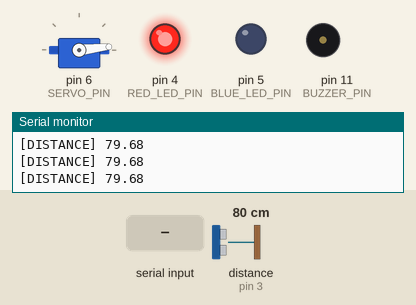
Recording of a sketch running on a simulated Arduino Uno, built with avr-gcc and run on an emulated ATmega328P. On the bench: servo, output pins drawn as LEDs (lit = HIGH), buzzer (waves = sounding, pin HIGH), the last lines printed to the serial monitor. Wiring (inferred from the names in the program): ultrasonic range finder: trigger pin 2; echo pin 3. Inputs (shaded band) come from the test bench; at power-on: distance to the obstacle (sensor on pin 3) 80 cm. The echo pulse lasts 58.3 µs per cm; pins used as bus, display or sensor lines are not drawn.

Above: at 1.2 s.
1.3 s: "1" received over Serial
At 1.5 s:
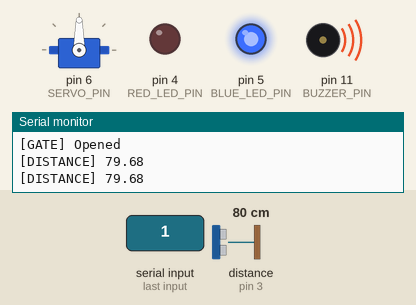
4.3 s: "0" received over Serial
At 4.7 s:
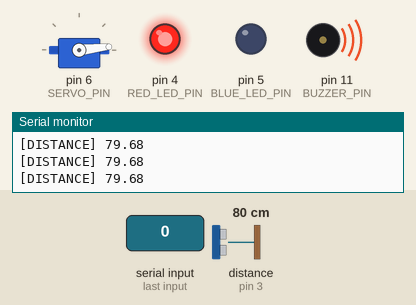
5.8 s: "3" received over Serial
At 7.2 s:
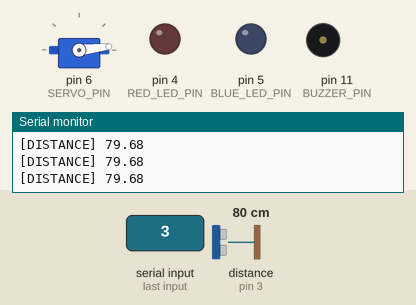
Timing chart, 0 to 8.8 s (numbered marks = the images above; inputs shaded):
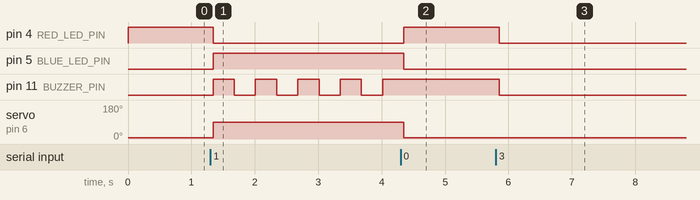

The sketch:

init.ino
```cpp
#include <Servo.h>
// Pin Definitions
#define TRIGGER_PIN 2
#define ECHO_PIN 3
#define RED_LED_PIN 4
#define BLUE_LED_PIN 5
#define SERVO_PIN 6
#define GND_PIN_1 7
#define GND_PIN_2 8
#define BUZZER_PIN 11
// System State
bool gateOpen = false;
unsigned long lastBuzzTime = 0;
const unsigned long buzzInterval = 300;
bool buzzerState = false;
bool alertActive = false; // New: Alert state flag
Servo barrierServo;
// ================== INITIALIZATION ==================
void initializeSerial() {
  Serial.begin(9600);
}
void initializeUltrasonic() {
  pinMode(TRIGGER_PIN, OUTPUT);
  pinMode(ECHO_PIN, INPUT);
}
void initializeLEDs() {
  pinMode(RED_LED_PIN, OUTPUT);
  pinMode(BLUE_LED_PIN, OUTPUT);
}
void initializeBuzzer() {
  pinMode(BUZZER_PIN, OUTPUT);
}
void initializeHardcodedGrounds() {
  pinMode(GND_PIN_1, OUTPUT);
  pinMode(GND_PIN_2, OUTPUT);
  digitalWrite(GND_PIN_1, LOW);
  digitalWrite(GND_PIN_2, LOW);
}
void initializeServo() {
  barrierServo.attach(SERVO_PIN);
  setGatePosition(6); // Start with closed gate
}
// ================== CORE FUNCTIONS ==================
float measureDistance() {
  digitalWrite(TRIGGER_PIN, LOW);
  delayMicroseconds(2);
  digitalWrite(TRIGGER_PIN, HIGH);
  delayMicroseconds(10);
  digitalWrite(TRIGGER_PIN, LOW);
  long duration = pulseIn(ECHO_PIN, HIGH);
  return (duration * 0.0343) / 2.0;
}
void setGatePosition(int angle) {
  barrierServo.write(angle);
}
// ================== GATE CONTROL ==================
void openGate() {
  if(alertActive) return; // Prevent opening during alerts
  setGatePosition(90);
  gateOpen = true;
  digitalWrite(BLUE_LED_PIN, HIGH);
  digitalWrite(RED_LED_PIN, LOW);
  Serial.println("[GATE] Opened");
}
void closeGate() {
  setGatePosition(6);
  gateOpen = false;
  digitalWrite(BLUE_LED_PIN, LOW);
  digitalWrite(RED_LED_PIN, HIGH);
  Serial.println("[GATE] Closed");
}
// ================== ALERT SYSTEM ==================
void triggerAlert() {
  alertActive = true;
  digitalWrite(RED_LED_PIN, HIGH);
  digitalWrite(BUZZER_PIN, HIGH);
  Serial.println("[ALERT] Unpaid vehicle detected!");
}
void stopAlert() {
  alertActive = false;
  digitalWrite(RED_LED_PIN, LOW);
  digitalWrite(BUZZER_PIN, LOW);
  Serial.println("[ALERT] Cleared");
}
// ================== COMMAND HANDLER ==================
void handleSerialCommands() {
  if (Serial.available()) {
    char cmd = Serial.read();
    switch(cmd) {
      case '1': // Open gate
        openGate();
        break;
      case '0': // Close gate
        closeGate();
        break;
      case '2': // Trigger alert
        triggerAlert();
        break;
      case '3': // Stop alert
        stopAlert();
        break;
      default:
        Serial.println("[ERROR] Unknown command");
    }
  }
}
// ================== BUZZER CONTROL ==================
void handleBuzzer() {
  if (gateOpen && !alertActive) {
    unsigned long currentMillis = millis();
    if (currentMillis - lastBuzzTime >= buzzInterval) {
      buzzerState = !buzzerState;
      digitalWrite(BUZZER_PIN, buzzerState);
      lastBuzzTime = currentMillis;
    }
  }
}
// ================== MAIN LOOP ==================
void setup() {
  initializeSerial();
  initializeUltrasonic();
  initializeLEDs();
  initializeBuzzer();
  initializeHardcodedGrounds();
  initializeServo();
  // Initial state
  digitalWrite(RED_LED_PIN, HIGH); // Closed gate indicator
  Serial.println("[SYSTEM] Ready");
}
void loop() {
  // 1. Sensor monitoring
  float distance = measureDistance();
  Serial.print("[DISTANCE] ");
  Serial.println(distance);
  // 2. Command handling
  handleSerialCommands();
  // 3. Buzzer management
  handleBuzzer();
  delay(50); // Main loop delay
}
```

Measured:
- after the input at 1.3 s, pin 4 (RED_LED_PIN): HIGH → LOW at once; pin 5 (BLUE_LED_PIN): LOW → HIGH at once; pin 11 (BUZZER_PIN): alternates HIGH for 0.33 s and LOW for 0.33 s, starting at once; servo on pin 6 (SERVO_PIN): 6° → 90° at once
- after the input at 4.3 s, pin 4 (RED_LED_PIN): LOW → HIGH after 0.05 s; pin 5 (BLUE_LED_PIN): HIGH → LOW after 0.05 s; pin 11 (BUZZER_PIN): stops changing and stays HIGH; servo on pin 6 (SERVO_PIN): 90° → 6° after 0.05 s
- after the input at 5.8 s, pin 4 (RED_LED_PIN), pin 11 (BUZZER_PIN): HIGH → LOW after 0.05 s
